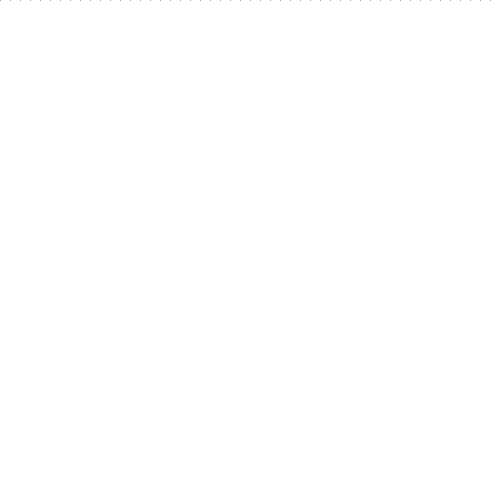
Frame 1 (no input)
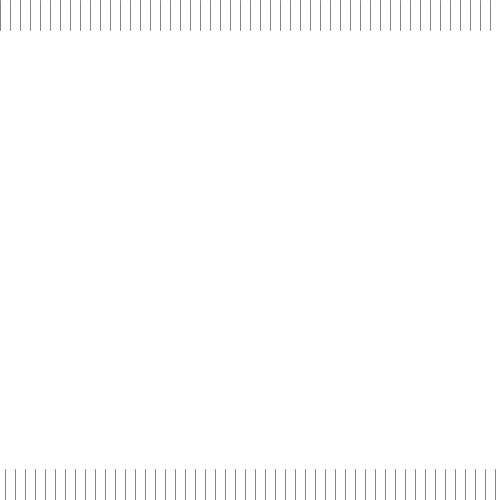
Frame 60 (the mouse pressed at the canvas centre just before this capture)
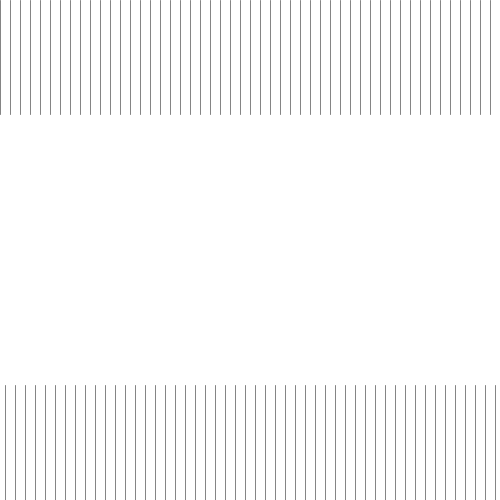
Frame 120 (the mouse held since frame 60 and released just before this capture)

The Processing sketch that drew these frames (run headless with seeded random() and noise(); from frame 60 on, the mouse is pressed at the canvas centre):

// Processing sketch: Loop_Line_04b
// ── Loop_Line_04b.pde
/*
HKB Creative Coding
 Michael Flueckiger
 */



int iterations=50;

float yPos=0;

float theta=3*PI/2;



// Setup Funktion, wird einmal aufgerufen
void setup() { 
  size(500, 500); // Grösse des Fensters definieren
  background(255);
  pixelDensity(2);
  smooth(8);
}

// draw Funktion, wird geloopt
void draw() {
  background(255);
  stroke(100, 200);
  /* pushMatrix();
   for (int i=0; i<iterations; i++) {
   line(0, 0, 0, yPos);
   translate(10,0);
   }
   popMatrix();
   yPos=250/2+sin(theta)*250/2;*/

  pushMatrix();
  for (int i=0; i<iterations; i++) {
    line(0, 0, 0, yPos);
    translate(width/iterations, 0);
  }
  popMatrix();


  pushMatrix();
  translate(width/iterations/2, 0);
  for (int i=0; i<iterations; i++) {
    line(0, height, 0, height-yPos);
    translate(width/iterations, 0);
  }
  popMatrix();


  yPos=map(sin(theta), -1, 1, 0, width/2+120);



  if (yPos>width/2) {
    theta+=0.1;
  } else {
    theta+=0.01;
  }
}
